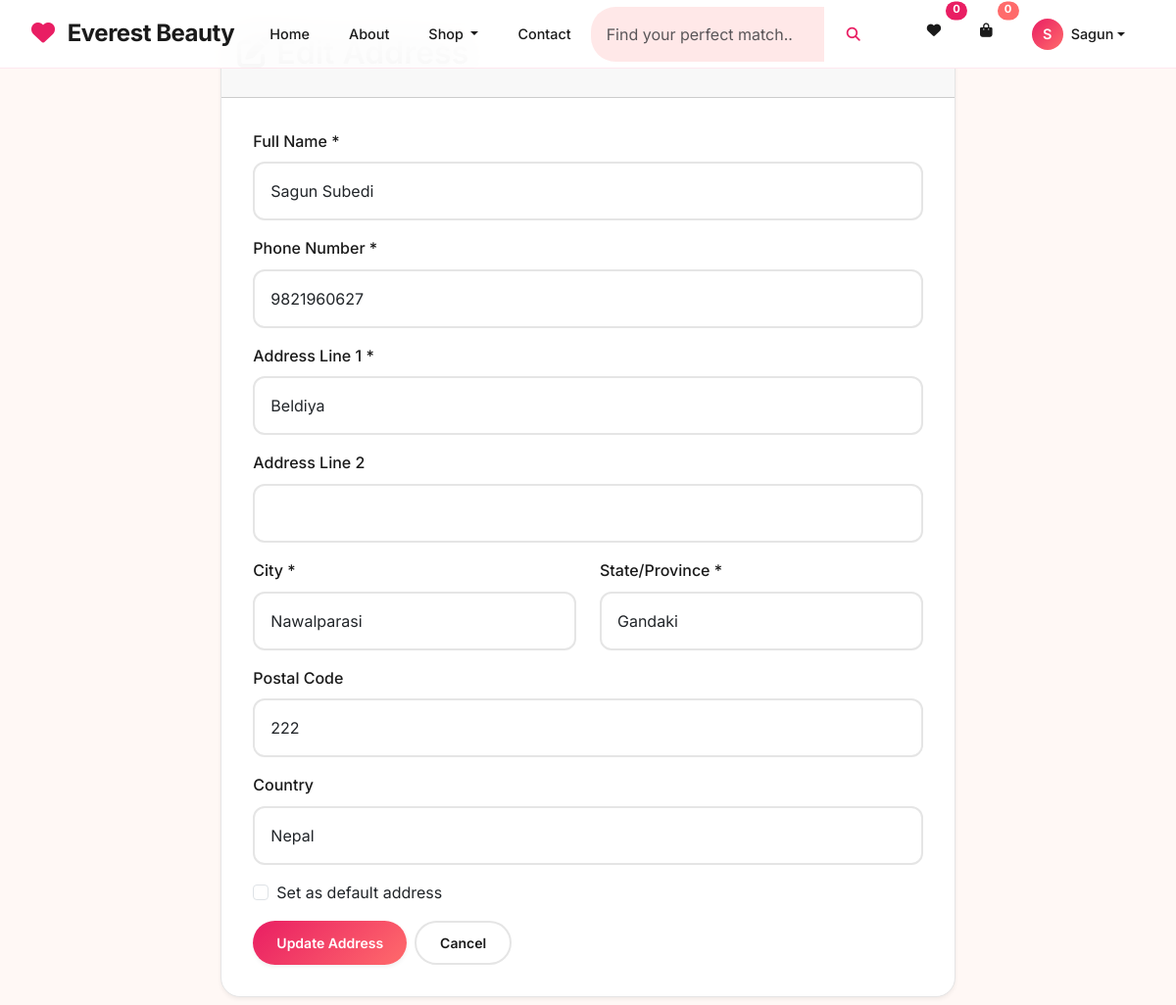
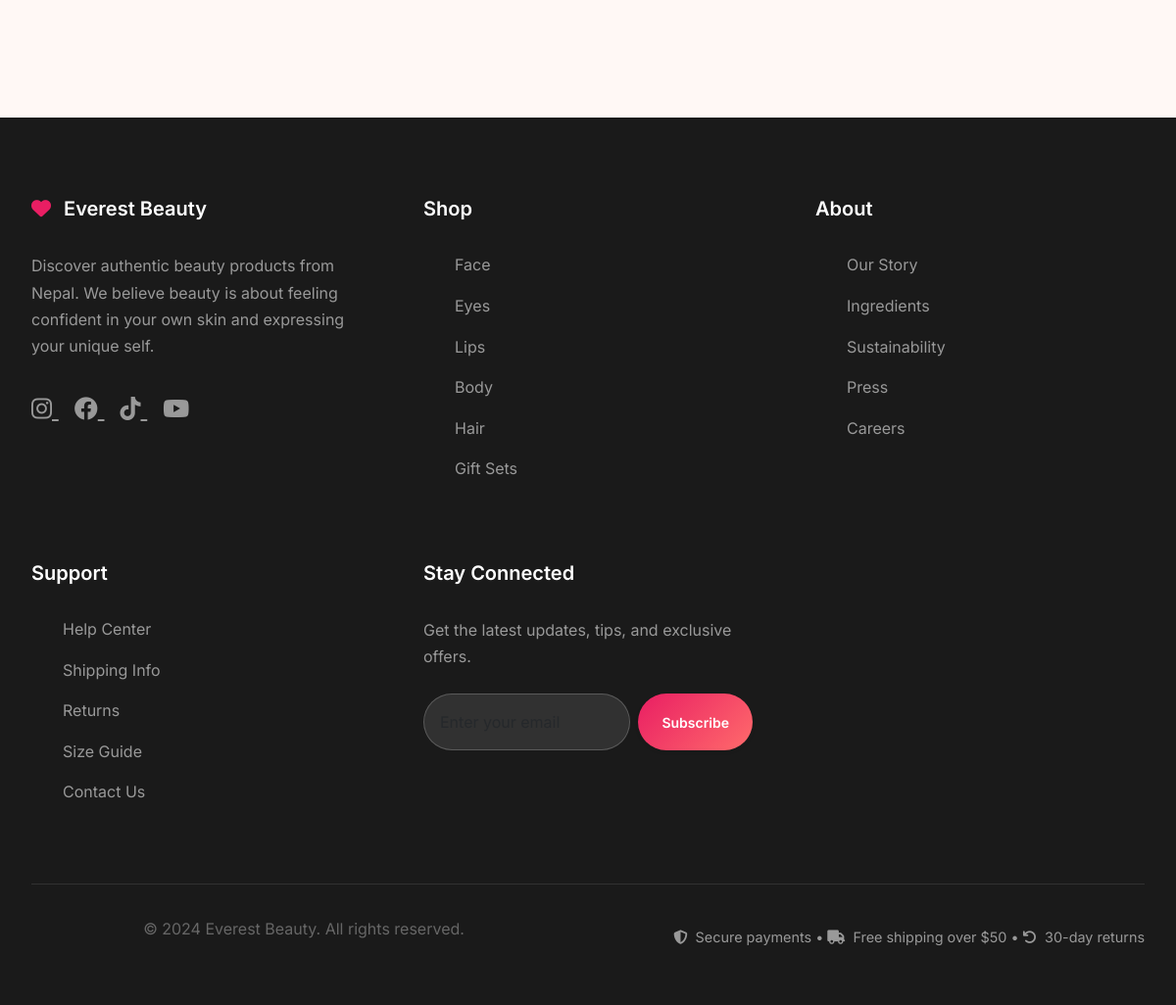
The page /users/addresses/1/edit/ (signed in) on the database its author committed (2 pictures, top to bottom).
### order_management/models.py (models this page shows, shortened)
class ShippingAddress(models.Model):
    user = models.ForeignKey(User, on_delete=models.CASCADE, related_name='shipping_addresses')
    full_name = models.CharField(max_length=100)
    phone = models.CharField(max_length=15)
    address_line1 = models.CharField(max_length=200)
    address_line2 = models.CharField(max_length=200, blank=True)
    city = models.CharField(max_length=100)
    state = models.CharField(max_length=100)
    postal_code = models.CharField(max_length=20)
    country = models.CharField(max_length=100, default='Nepal')
    is_default = models.BooleanField(default=False)
    created_at = models.DateTimeField(auto_now_add=True)
    class Meta:
        verbose_name = 'Shipping Address'
        verbose_name_plural = 'Shipping Addresses'

### user_management/views.py (the view, shortened to what this page needs)
# urls.py: path('addresses/<int:address_id>/edit/', views.edit_address, name='edit_address'),
@login_required
def edit_address(request, address_id):
    address = get_object_or_404(ShippingAddress, id=address_id, user=request.user)
    context = {
        'address': address,
    }
    return render(request, 'user_management/edit_address.html', context)

### templates/user_management/edit_address.html (shortened to what this page needs)
{% extends 'base.html' %}
{% load static %}
{% block content %}
<div class="container mt-4">
    <div class="row justify-content-center">
        <div class="col-md-8">
            <div class="card">
                <div class="card-header">
                    <h3>Edit Address</h3>
                </div>
                <div class="card-body">
                    <form method="POST">
                        <div class="mb-3">
                            <label for="full_name" class="form-label">Full Name *</label>
                            <input type="text" class="form-control" id="full_name" name="full_name"
                                   value="{{ address.full_name }}" required>
                        </div>
                        <div class="mb-3">
                            <label for="phone" class="form-label">Phone Number *</label>
                            <input type="tel" class="form-control" id="phone" name="phone"
                                   value="{{ address.phone }}" required>
                        </div>
                        <div class="mb-3">
                            <label for="address_line1" class="form-label">Address Line 1 *</label>
                            <input type="text" class="form-control" id="address_line1" name="address_line1"
                                   value="{{ address.address_line1 }}" required>
                        </div>
                        <div class="mb-3">
                            <label for="address_line2" class="form-label">Address Line 2</label>
                            <input type="text" class="form-control" id="address_line2" name="address_line2"
                                   value="{{ address.address_line2 }}">
                        </div>
                        <div class="row">
                            <div class="col-md-6 mb-3">
                                <label for="city" class="form-label">City *</label>
                                <input type="text" class="form-control" id="city" name="city"
                                       value="{{ address.city }}" required>
                            </div>
                            <div class="col-md-6 mb-3">
                                <label for="state" class="form-label">State/Province *</label>
                                <input type="text" class="form-control" id="state" name="state"
                                       value="{{ address.state }}" required>
                            </div>
                        </div>
                        <div class="mb-3">
                            <label for="postal_code" class="form-label">Postal Code</label>
                            <input type="text" class="form-control" id="postal_code" name="postal_code"
                                   value="{{ address.postal_code }}">
                        </div>
                        <div class="mb-3">
                            <label for="country" class="form-label">Country</label>
                            <input type="text" class="form-control" id="country" name="country"
                                   value="{{ address.country }}">
                        </div>
                        <div class="mb-3 form-check">
                            <input type="checkbox" class="form-check-input" id="is_default" name="is_default"
                                   {% if address.is_default %}checked{% endif %}>
                            <label class="form-check-label" for="is_default">
                                Set as default address
                            </label>
                        </div>
                        <div class="d-flex gap-2">
                            <button type="submit" class="btn btn-primary">Update Address</button>
                            <a href="{% url 'user_management:user_addresses' %}" class="btn btn-secondary">Cancel</a>
                        </div>
                    </form>
                </div>
            </div>
        </div>
    </div>
</div>
{% endblock %}

### templates/base.html (shortened to what this page needs)
<!DOCTYPE html>
<html lang="en">
<head>
    <link href="https://cdn.jsdelivr.net/npm/bootstrap@5.3.0/dist/css/bootstrap.min.css" rel="stylesheet">
    <link rel="stylesheet" href="https://cdnjs.cloudflare.com/ajax/libs/font-awesome/6.4.0/css/all.min.css">
    {% load static %}
    <link rel="stylesheet" href="{% static 'css/rare-beauty-style.css' %}">
</head>
<body>
    <nav class="navbar navbar-expand-lg">
        <div class="container">
            <a class="navbar-brand" href="{% url 'dashboard:home' %}">
                <i class="fas fa-heart me-2" style="color: var(--rare-pink);"></i>
                Everest Beauty
            </a>
            <div class="collapse navbar-collapse" id="navbarNav">
                <ul class="navbar-nav mx-auto">
                    <li class="nav-item">
                        <a class="nav-link" href="{% url 'dashboard:home' %}">Home</a>
                    </li>
                    <li class="nav-item">
                        <a class="nav-link" href="{% url 'dashboard:about' %}">About</a>
                    </li>
                    <li class="nav-item dropdown">
                        <a class="nav-link dropdown-toggle" href="#" role="button" data-bs-toggle="dropdown">
                            Shop
                        </a>
                    </li>
                    <li class="nav-item">
                        <a class="nav-link" href="{% url 'dashboard:contact' %}">Contact</a>
                    </li>
                </ul>
                <form class="d-flex me-4" method="GET" action="{% url 'dashboard:search_products' %}">
                    <div class="input-group">
                        <input class="form-control border-0" type="search" name="q" placeholder="Find your perfect match..." aria-label="Search" style="background: var(--rare-soft-pink); border-radius: 25px 0 0 25px;">
                        <button class="btn btn-outline-primary border-0" type="submit" style="border-radius: 0 25px 25px 0;">
                            <i class="fas fa-search"></i>
                        </button>
                    </div>
                </form>
                <ul class="navbar-nav">
                    {% if user.is_authenticated %}
                        <li class="nav-item">
                            <a class="nav-link position-relative" href="{% url 'dashboard:wishlist' %}">
                                <i class="fas fa-heart"></i>
                                <span class="position-absolute top-0 start-100 translate-middle badge rounded-pill" style="background: var(--rare-pink); font-size: 0.7rem;">{{ navbar_wishlist_count|default:0 }}</span>
                            </a>
                        </li>
                        <li class="nav-item">
                            <a class="nav-link position-relative" href="{% url 'dashboard:cart' %}">
                                <i class="fas fa-shopping-bag"></i>
                                <span class="position-absolute top-0 start-100 translate-middle badge rounded-pill" style="background: var(--rare-coral); font-size: 0.7rem;">{{ navbar_cart_count|default:0 }}</span>
                            </a>
                        </li>
                        <li class="nav-item dropdown">
                            <a class="nav-link dropdown-toggle d-flex align-items-center" href="#" role="button" data-bs-toggle="dropdown" aria-expanded="false">
                                <div class="user-avatar me-2">
                                    {{ user.first_name.0|default:user.username.0|upper }}
                                </div>
                                <span class="user-name">{{ user.first_name|default:user.username }}</span>
                            </a>
                        </li>
                    {% endif %}
                </ul>
            </div>
        </div>
    </nav>
    <main>
        {% block content %}{% endblock %}
    </main>
    <footer class="footer">
        <div class="container">
            <div class="footer-content">
                <div class="footer-section">
                    <h5>
                        <i class="fas fa-heart me-2" style="color: var(--rare-pink);"></i>
                        Everest Beauty
                    </h5>
                    <p style="color: var(--text-light); line-height: 1.7; margin-bottom: 2rem;">
                        Discover authentic beauty products from Nepal. We believe beauty is about feeling confident in your own skin and expressing your unique self.
                    </p>
                    <div class="social-links">
                        <a href="#" style="color: var(--text-light); font-size: 1.5rem; margin-right: 1rem; transition: var(--transition);" onmouseover="this.style.color='var(--rare-pink)'" onmouseout="this.style.color='var(--text-light)'">
                            <i class="fab fa-instagram"></i>
                        </a>
                        <a href="#" style="color: var(--text-light); font-size: 1.5rem; margin-right: 1rem; transition: var(--transition);" onmouseover="this.style.color='var(--rare-pink)'" onmouseout="this.style.color='var(--text-light)'">
                            <i class="fab fa-facebook"></i>
                        </a>
                        <a href="#" style="color: var(--text-light); font-size: 1.5rem; margin-right: 1rem; transition: var(--transition);" onmouseover="this.style.color='var(--rare-pink)'" onmouseout="this.style.color='var(--text-light)'">
                            <i class="fab fa-tiktok"></i>
                        </a>
                        <a href="#" style="color: var(--text-light); font-size: 1.5rem; margin-right: 1rem; transition: var(--transition);" onmouseover="this.style.color='var(--rare-pink)'" onmouseout="this.style.color='var(--text-light)'">
                            <i class="fab fa-youtube"></i>
                        </a>
                    </div>
                </div>
                <div class="footer-section">
                    <h5>Shop</h5>
                    <ul>
                        <li><a href="#">Face</a></li>
                        <li><a href="#">Eyes</a></li>
                        <li><a href="#">Lips</a></li>
                        <li><a href="#">Body</a></li>
                        <li><a href="#">Hair</a></li>
                        <li><a href="#">Gift Sets</a></li>
                    </ul>
                </div>
                <div class="footer-section">
                    <h5>About</h5>
                    <ul>
                        <li><a href="#">Our Story</a></li>
                        <li><a href="#">Ingredients</a></li>
                        <li><a href="#">Sustainability</a></li>
                        <li><a href="#">Press</a></li>
                        <li><a href="#">Careers</a></li>
                    </ul>
                </div>
                <div class="footer-section">
                    <h5>Support</h5>
                    <ul>
                        <li><a href="#">Help Center</a></li>
                        <li><a href="#">Shipping Info</a></li>
                        <li><a href="#">Returns</a></li>
                        <li><a href="#">Size Guide</a></li>
                        <li><a href="#">Contact Us</a></li>
                    </ul>
                </div>
                <div class="footer-section">
                    <h5>Stay Connected</h5>
                    <p style="color: var(--text-light); margin-bottom: 1.5rem;">Get the latest updates, tips, and exclusive offers.</p>
                    <form class="d-flex gap-2">
                        <input type="email" class="form-control" placeholder="Enter your email" style="background: rgba(255,255,255,0.1); border: 1px solid rgba(255,255,255,0.2); color: white; border-radius: var(--radius-full);">
                        <button type="submit" class="btn btn-primary">Subscribe</button>
                    </form>
                </div>
            </div>
            <div class="footer-bottom">
                <div class="row align-items-center">
                    <div class="col-md-6">
                        <p>&copy; 2024 Everest Beauty. All rights reserved.</p>
                    </div>
                    <div class="col-md-6 text-md-end">
                        <span style="color: var(--text-light); font-size: 0.9rem;">
                            <i class="fas fa-shield-alt me-1"></i>
                            Secure payments •
                            <i class="fas fa-truck me-1"></i>
                            Free shipping over $50 •
                            <i class="fas fa-undo me-1"></i>
                            30-day returns
                        </span>
                    </div>
                </div>
            </div>
        </div>
    </footer>
</body>
</html>

### rows shown on the page
ShippingAddress: full_name "Sagun Subedi", phone "9821960627", address_line1 "Beldiya", city "Nawalparasi", state "Gandaki", postal_code "222", country "Nepal"

### other values the page prints
{{ navbar_wishlist_count|default:0 }} "0"
{{ navbar_cart_count|default:0 }} "0"
{{ user.first_name.0|default:user.username.0|upper }} "S"
{{ user.first_name|default:user.username }} "Sagun"
